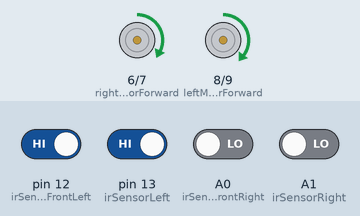
Recording of a sketch running on a simulated Arduino Uno, built with avr-gcc and run on an emulated ATmega328P. Shown: motor-driver pin pairs drawn as motors (green arrow = first pin HIGH = forward, orange = second pin HIGH = backward, longer = more drive, scaled by the enable pin). The inputs (shaded band) are chosen by the test bench; at power-on: pin 12 (irSensorFrontLeft), pin 13 (irSensorLeft) HIGH, A0 (irSensorFrontRight), A1 (irSensorRight) LOW.

Above: at 1.2 s.
1.3 s: pin 12 (irSensorFrontLeft) driven LOW
At 2.5 s:
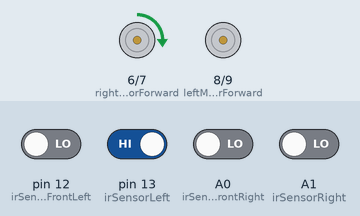
2.8 s: pin 13 (irSensorLeft) driven LOW
At 3.7 s:
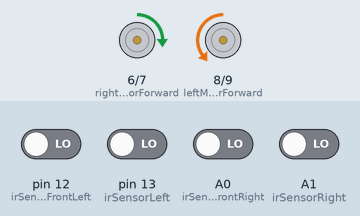
4.3 s: A1 (irSensorRight) driven HIGH
At 4.8 s:
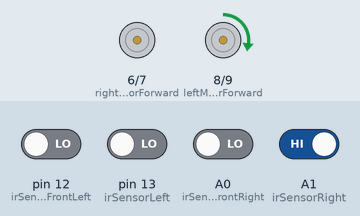
5.8 s: A0 (irSensorFrontRight) driven HIGH
At 7.0 s:
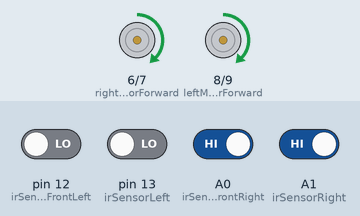
7.3 s: pin 12 (irSensorFrontLeft) driven HIGH
At 8.7 s:
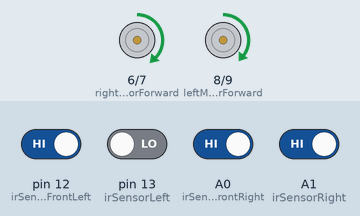
10.3 s: pin 13 (irSensorLeft) driven HIGH
At 11.5 s:
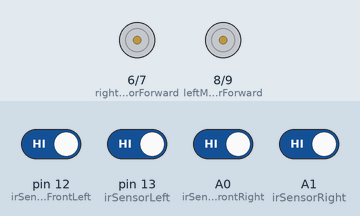
Timing chart, 0 to 12.8 s (numbered marks = the images above; inputs shaded):
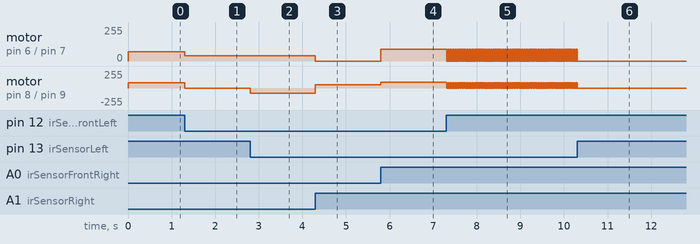

The sketch:

RC.ino
```cpp
// Robot Car Project
// Final project for robotics workshop in Beta
// Team ER

//speeds forward
#define leftspeed 81
#define rightspeed 89
//speed adjustRight..right forwardSpeed
#define leftspeed2 89
//speed adjustLeft..left forwardSpeed
#define rightspeed2 70
//speeds turnAround
#define leftspeed3 57
#define rightspeed3 41
//speed turnRight
#define leftspeed4 50
//speed turnLeft
#define rightspeed4 41

// Pin definitions
int irSensorFrontLeft = 12;
int irSensorFrontRight = A0;
int irSensorLeft = 13;
int irSensorRight = A1;
int enableLeftMotor = 10;
int leftMotorForward = 8;
int leftMotorBackward = 9;
int enableRightMotor = 5;
int rightMotorForward = 6;
int rightMotorBackward = 7;
// irsensor values
int frontLeftSensorValue;
int frontRightSensorValue;
int leftSensorValue;
int rightSensorValue;

// Functions
// Movement Functions
void moveForward() {
  analogWrite(enableLeftMotor, leftspeed);
  analogWrite(enableRightMotor, rightspeed);
  delay(14);
  analogWrite(enableLeftMotor, 0);
  analogWrite(enableRightMotor, 0);
  delay(15);
  digitalWrite(leftMotorForward, HIGH);
  digitalWrite(leftMotorBackward, LOW);
  digitalWrite(rightMotorForward, HIGH);
  digitalWrite(rightMotorBackward, LOW);
}

void adjustLeft() {
  analogWrite(enableLeftMotor, leftspeed);
  analogWrite(enableRightMotor, rightspeed2);
  digitalWrite(leftMotorForward, HIGH);
  digitalWrite(leftMotorBackward, LOW);
  digitalWrite(rightMotorForward, HIGH);
  digitalWrite(rightMotorBackward, LOW);
}

void adjustRight() {
  analogWrite(enableLeftMotor, leftspeed2);
  analogWrite(enableRightMotor, rightspeed);
  digitalWrite(leftMotorForward, HIGH);
  digitalWrite(leftMotorBackward, LOW);
  digitalWrite(rightMotorForward, HIGH);
  digitalWrite(rightMotorBackward, LOW);
}

void turnLeft() {
  analogWrite(enableLeftMotor, 0);
  analogWrite(enableRightMotor, rightspeed4 );
  digitalWrite(leftMotorForward, LOW);
  digitalWrite(leftMotorBackward, LOW);
  digitalWrite(rightMotorForward, HIGH);
  digitalWrite(rightMotorBackward, LOW);
}

void turnRight() {
  analogWrite(enableLeftMotor, leftspeed4);
  analogWrite(enableRightMotor, 0);
  digitalWrite(leftMotorForward, HIGH);
  digitalWrite(leftMotorBackward, LOW);
  digitalWrite(rightMotorForward, LOW);
  digitalWrite(rightMotorBackward, LOW);
}

void stopMotors() {
  analogWrite(enableLeftMotor, 0);
  analogWrite(enableRightMotor, 0);
  digitalWrite(leftMotorForward, LOW);
  digitalWrite(leftMotorBackward, LOW);
  digitalWrite(rightMotorForward, LOW);
  digitalWrite(rightMotorBackward, LOW);
}

void turnAround() {
  analogWrite(enableLeftMotor, leftspeed3 );
  analogWrite(enableRightMotor, rightspeed3 );
  digitalWrite(leftMotorForward, LOW);
  digitalWrite(leftMotorBackward, HIGH);
  digitalWrite(rightMotorForward, HIGH);
  digitalWrite(rightMotorBackward, LOW);
}

void setup() {

  pinMode(irSensorFrontLeft, INPUT);
  pinMode(irSensorFrontRight, INPUT);
  pinMode(irSensorLeft, INPUT);
  pinMode(irSensorRight, INPUT);
  pinMode(leftMotorForward, OUTPUT);
  pinMode(leftMotorBackward, OUTPUT);
  pinMode(rightMotorForward, OUTPUT);
  pinMode(rightMotorBackward, OUTPUT);
  pinMode(enableLeftMotor, OUTPUT);
  pinMode(enableRightMotor, OUTPUT);
}

void loop() {

  // IR sensors with reversed logic
  // Black line .. HIGH , White line .. LOW
  frontLeftSensorValue = digitalRead(irSensorFrontLeft);
  frontRightSensorValue = digitalRead(irSensorFrontRight);
  leftSensorValue = digitalRead(irSensorLeft);
  rightSensorValue = digitalRead(irSensorRight);

  // Line following logic with maze-solving behavior
  if (leftSensorValue == LOW && frontLeftSensorValue == HIGH && frontRightSensorValue == HIGH) {
    moveForward();
  }
  else if (leftSensorValue == LOW && rightSensorValue == HIGH && frontLeftSensorValue == LOW && frontRightSensorValue == LOW) {
    turnRight();
  }
  else if (leftSensorValue == LOW && rightSensorValue == LOW && frontLeftSensorValue == LOW && frontRightSensorValue == LOW) {
    turnAround();
  }
  else if (frontLeftSensorValue == LOW && frontRightSensorValue == HIGH) {
    adjustRight();
  } else if (frontLeftSensorValue == HIGH && frontRightSensorValue == LOW) {
    adjustLeft();
  }
   else if (leftSensorValue == HIGH && rightSensorValue == HIGH && frontLeftSensorValue == HIGH && frontRightSensorValue == HIGH) {
    stopMotors();
  }
   else {
    turnLeft();
  }
}
```

Measured:
- after the input at 1.3 s, motor on pin 6 (rightMotorForward) / pin 7 (rightMotorBackward): forward 70/255 → forward 41/255 at once; motor on pin 8 (leftMotorForward) / pin 9 (leftMotorBackward): forward 81/255 → stopped at once
- after the input at 2.8 s, motor on pin 8 (leftMotorForward) / pin 9 (leftMotorBackward): stopped → backward 81/255 at once
- after the input at 4.3 s, motor on pin 6 (rightMotorForward) / pin 7 (rightMotorBackward): forward 41/255 → stopped at once; motor on pin 8 (leftMotorForward) / pin 9 (leftMotorBackward): backward 81/255 → forward 50/255 at once
- after the input at 5.8 s, motor on pin 6 (rightMotorForward) / pin 7 (rightMotorBackward): stopped → forward 89/255 at once; motor on pin 8 (leftMotorForward) / pin 9 (leftMotorBackward): forward 50/255 → forward 89/255 at once
- after the input at 7.3 s, motor on pin 6 (rightMotorForward) / pin 7 (rightMotorBackward): alternates forward 89/255 for 0.01 s and stopped for 0.02 s, starting at once; motor on pin 8 (leftMotorForward) / pin 9 (leftMotorBackward): alternates forward 81/255 for 0.01 s and stopped for 0.02 s, starting at once
- after the input at 10.3 s, motor on pin 6 (rightMotorForward) / pin 7 (rightMotorBackward), motor on pin 8 (leftMotorForward) / pin 9 (leftMotorBackward): goes on until 10.3 s, then stays stopped
